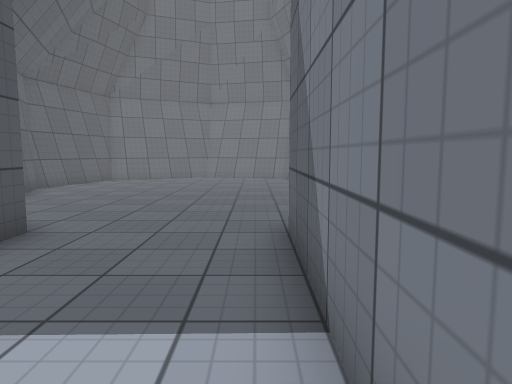
View 1 (above)

16 first-person views from a walk through a scene from a Unity 3-D project. The camera is 1.2 m above the floor, tilts 6° down and sees 70° across. The floor is counted in squares, 1 m on a side. Each view is taken from the middle of a square. On the plan, view 1 faces up. The plan holds only what a view shows up to about 15 squares ahead; the rest is blank. The place goes on beyond the plan. The player character is not drawn. Surface patterns are stand-ins for the level's own textures.

View 2
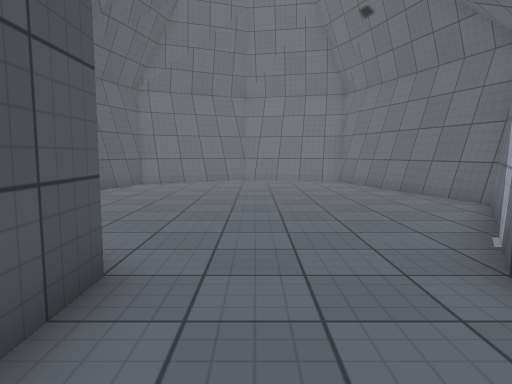

View 3
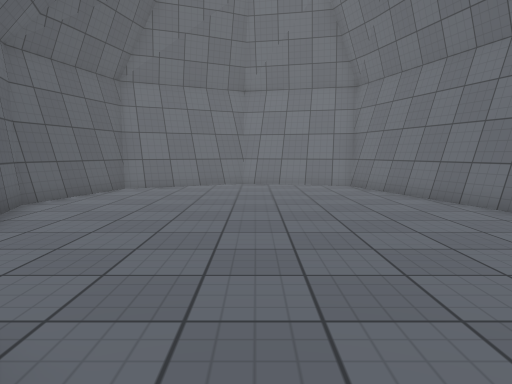

View 4
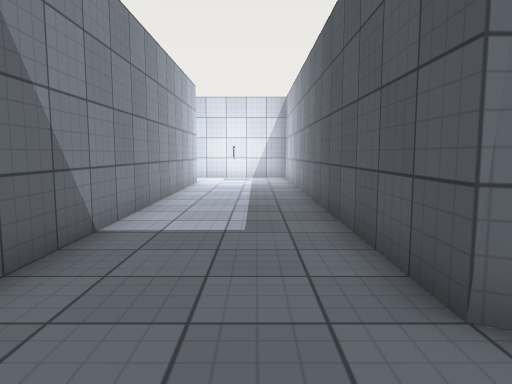

View 5
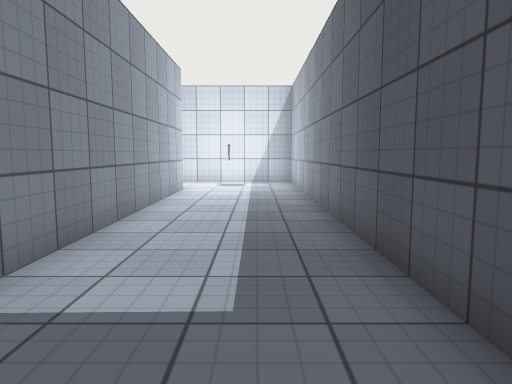

View 6
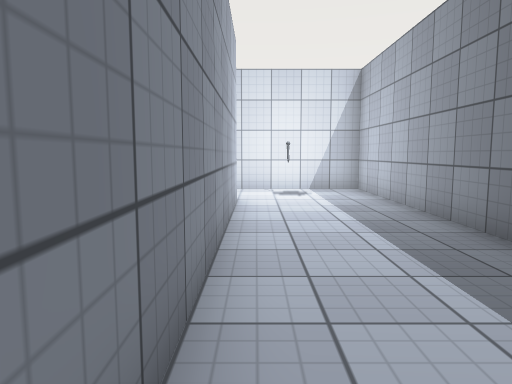

View 7
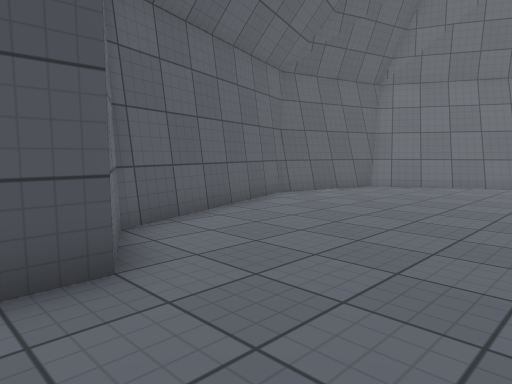

View 8
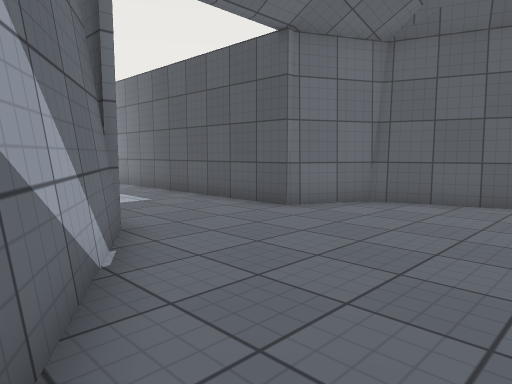

View 9
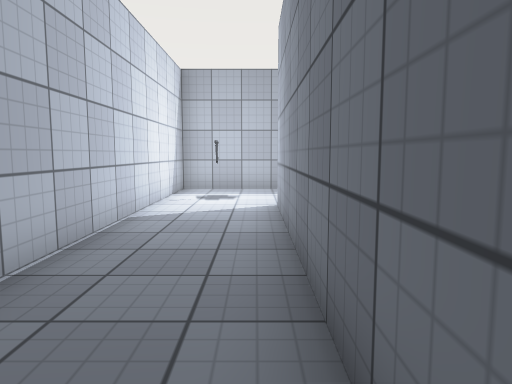

View 10
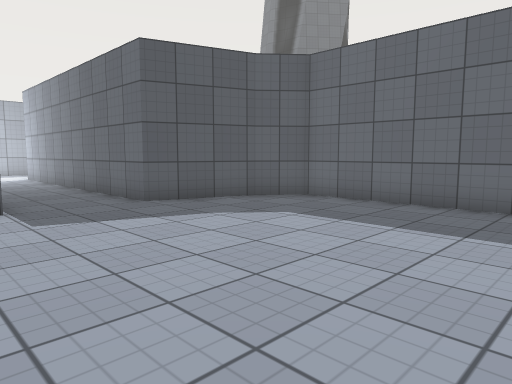

View 11
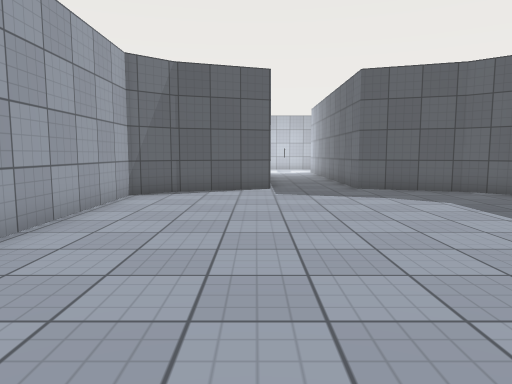

View 12
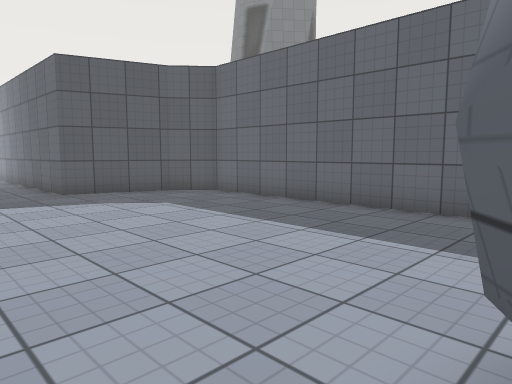

View 13
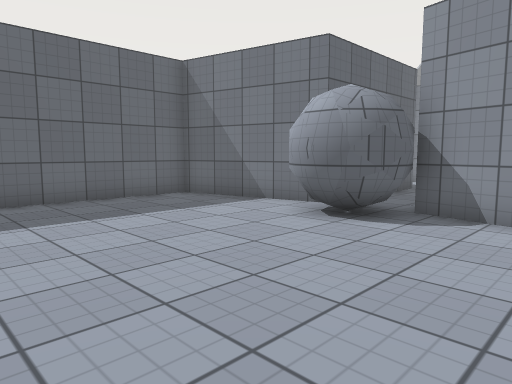

View 14
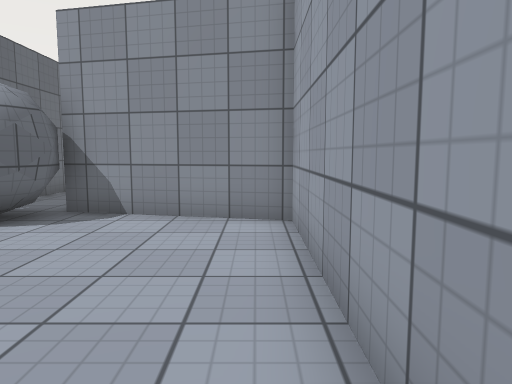

View 15
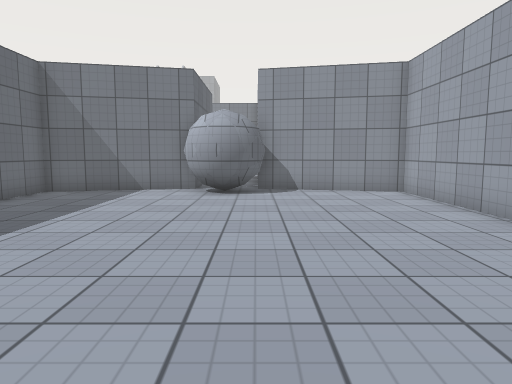

View 16
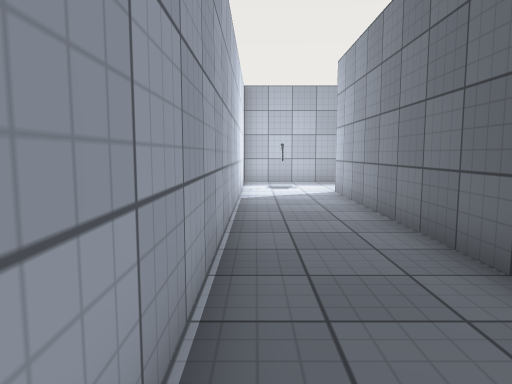

### Floor plan
Ten units are one square. View 1 is at (0, 0); x grows to the right and y downward. Boxes are objects, and circles mark ways between rooms. Rooms are numbered by the first view taken in them; rooms with no view inside come last. Other rooms are left out.
<svg viewBox="-83 -198 333 350">
<path fill="none" stroke="#000" d="M38 -109 17 -184 -15 -192M-67 -168 -77 -125M16 -181 -24 -191 -66 -170M-26 -193 -68 -172 -78 -131 -56 -65 -35 -55 -35 105 -5 105M5 75 5 -53 37 -107M37 -107 16 -181M-55 -171 -66 -166M-35 -181 -48 -175M16 -177 -27 -188 -67 -168M16 -178 -25 -189M225 86 230 80M226 97 224 90 226 83M230 101 224 93M237 103 231 101 225 96 225 84 231 80 237 77M239 103 231 101M245 101 238 102M245 78 235 33 135 33 125 45 115 75 5 75M-5 105 115 105 125 135 135 147 235 147 245 100 239 102M239 102 232 99 228 95 228 85 232 81"/>
<circle cx="3" cy="90" r="3" fill="#2a7"/>
<text x="-20" y="-70">1</text>
<text x="150" y="90">2</text>
</svg>
Room 1 opens to room 2.

Where each view was taken, in squares from view 1:
view 1: 0 up, 0 right, facing up
view 2: 2 up, 2 left, facing up
view 3: 4 up, 2 left, facing up
view 4: 8 up, 2 left, facing down
view 5: 5 up, 2 left, facing down
view 6: 2 up, 0 right, facing down
view 7: 4 up, 0 right, facing up-left
view 8: 11 up, 3 right, facing down-left
view 9: 8 down, 9 right, facing left
view 10: 12 down, 20 right, facing up-left
view 11: 11 down, 24 right, facing left
view 12: 11 down, 23 right, facing up-left
view 13: 13 down, 17 right, facing up-right
view 14: 14 down, 17 right, facing right
view 15: 10 down, 12 right, facing right
view 16: 10 down, 12 right, facing left
